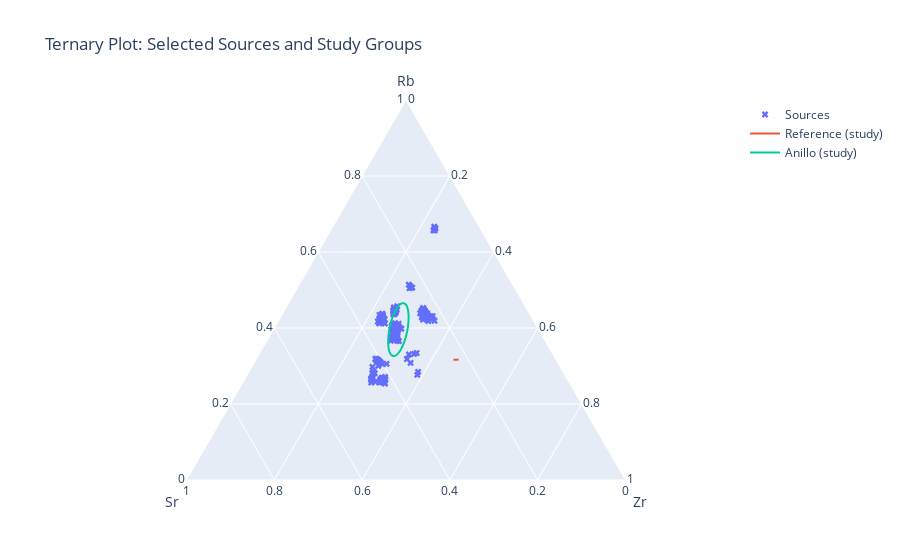

Notebook code for this chart:
### Code cell
def normalize(df, cols):
    vals = df[cols].values
    return vals / vals.sum(axis=1, keepdims=True)

cols = ["Rb", "Sr", "Zr"]

srcs_frac  = normalize(selected_srcs, cols)
study_frac = normalize(study, cols)

fig_tern = go.Figure()

# Sources as points
fig_tern.add_trace(go.Scatterternary(
    a=srcs_frac[:,0],
    b=srcs_frac[:,1],
    c=srcs_frac[:,2],
    mode="markers",
    name="Sources",
    marker=dict(symbol="x", size=6)
))

# Study ellipses by Group (projected)
for g in study[group].dropna().unique():
    sub = study[study[group] == g]
    frac = normalize(sub, cols)

    ell = confidence_ellipse(frac[:,0], frac[:,1])
    fig_tern.add_trace(go.Scatterternary(
        a=ell[:,0],
        b=ell[:,1],
        c=1 - ell[:,0] - ell[:,1],
        mode="lines",
        name=f"{g} (study)"
    ))

fig_tern.update_layout(
    ternary=dict(
        sum=1,
        aaxis_title="Rb",
        baxis_title="Sr",
        caxis_title="Zr"
    ),
    title="Ternary Plot: Selected Sources and Study Groups"
)

fig_tern.show()
